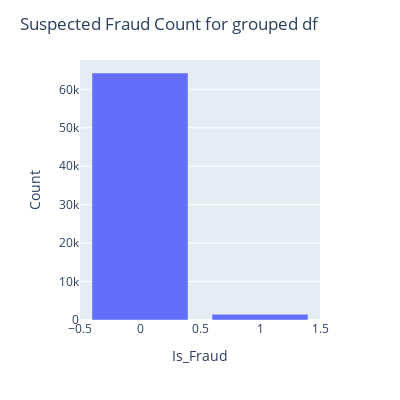

The notebook cell saved with this chart:
### Code cell
fraud_distribution = grouped_df.groupby('Is_Fraud').size().to_frame('Count').reset_index()
fig = px.bar(fraud_distribution, x = 'Is_Fraud', y = 'Count', width=400, height=400)
fig.update_layout(xaxis_visible=True, xaxis_showticklabels=True, title = 'Suspected Fraud Count for grouped df', legend_title="")
fig.show()
pio.write_image(fig, 'plot2.png')

### Figure 1 — Plotly figure (JSON) as saved in the notebook; plotly's stock layout.template omitted (floating-point values rounded to 4 significant figures)
{"data": [{"alignmentgroup": "True", "hovertemplate": "Is_Fraud=%{x}<br>Count=%{y}<extra></extra>", "legendgroup": "", "marker": {"color": "#636efa", "pattern": {"shape": ""}}, "name": "", "offsetgroup": "", "orientation": "v", "showlegend": false, "textposition": "auto", "type": "bar", "x": [0, 1], "xaxis": "x", "y": [64264, 1488], "yaxis": "y"}], "layout": {"barmode": "relative", "height": 400, "legend": {"title": {"text": ""}, "tracegroupgap": 0}, "margin": {"t": 60}, "title": {"text": "Suspected Fraud Count for grouped df"}, "width": 400, "xaxis": {"anchor": "y", "domain": [0, 1], "showticklabels": true, "title": {"text": "Is_Fraud"}, "visible": true}, "yaxis": {"anchor": "x", "domain": [0, 1], "title": {"text": "Count"}}}}
